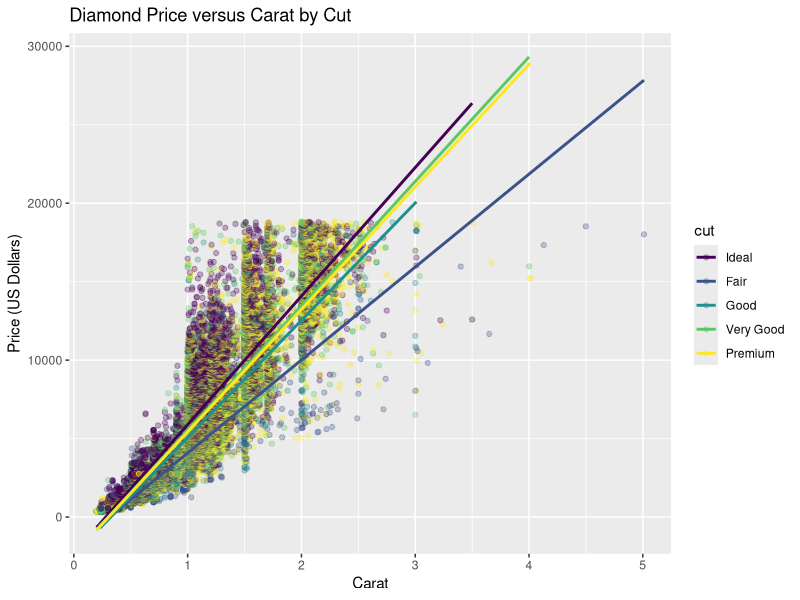
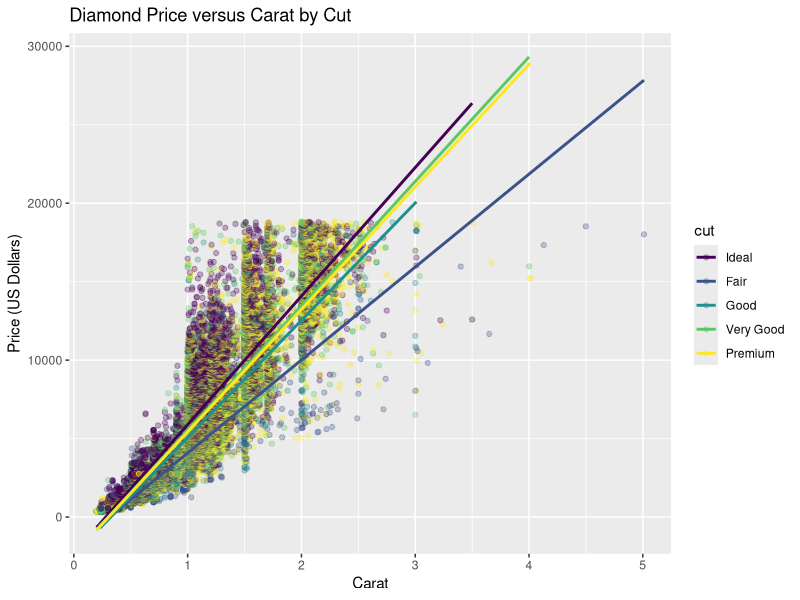

The R script that drew these images, in order:
# APM1205 – Applied Regression Analysis
# Formative Assessment 4
# Dummy-Variable Regression Using the diamonds Dataset

# Install once if necessary:
# install.packages("ggplot2")

library(ggplot2)

# -----------------------------
# Part A: Exploring and Preparing the Data
# -----------------------------
data(diamonds)

head(diamonds)
str(diamonds)
summary(diamonds)

# The ggplot2 diamonds dataset stores cut as an ordered factor.
# For this assessment, use treatment/dummy coding and select Ideal
# as the reference category.
diamonds$cut <- factor(
  diamonds$cut,
  levels = c("Ideal", "Fair", "Good", "Very Good", "Premium")
)

# Verify the reference level and treatment contrasts:
levels(diamonds$cut)
contrasts(diamonds$cut)

# -----------------------------
# Part B: Constructing Dummy Variables
# -----------------------------
dummy_table <- data.frame(
  Cut = c("Fair", "Good", "Very Good", "Premium", "Ideal"),
  D_Fair = c(1, 0, 0, 0, 0),
  D_Good = c(0, 1, 0, 0, 0),
  D_VeryGood = c(0, 0, 1, 0, 0),
  D_Premium = c(0, 0, 0, 1, 0)
)
dummy_table

# -----------------------------
# Part C: Additive Dummy-Variable Regression
# -----------------------------
model1 <- lm(price ~ carat + cut, data = diamonds)
summary(model1)

# -----------------------------
# Part D: Interaction Between Carat and Cut
# -----------------------------
model2 <- lm(price ~ carat * cut, data = diamonds)
summary(model2)

# Incremental F-test / nested-model ANOVA
anova(model1, model2)

# -----------------------------
# Part E: Visualization
# -----------------------------
p <- ggplot(diamonds, aes(x = carat, y = price, color = cut)) +
  geom_point(alpha = 0.3) +
  geom_smooth(method = "lm", se = FALSE) +
  labs(
    title = "Diamond Price versus Carat by Cut",
    x = "Carat",
    y = "Price (US Dollars)"
  )

p

ggsave(
  filename = "diamond_price_vs_carat_by_cut.png",
  plot = p,
  width = 9,
  height = 6,
  dpi = 300
)
